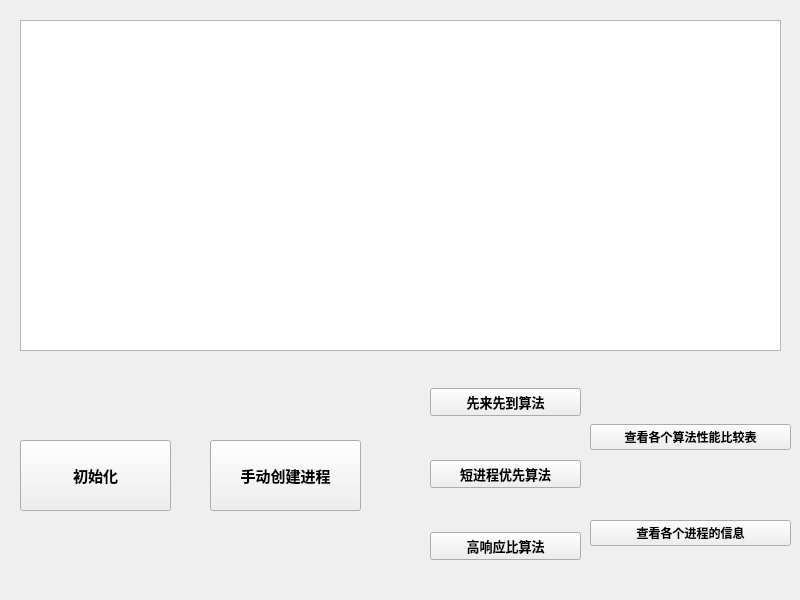
<?xml version="1.0" encoding="UTF-8"?>
<ui version="4.0">
 <class>Widget</class>
 <widget class="QWidget" name="Widget">
  <property name="geometry">
   <rect>
    <x>0</x>
    <y>0</y>
    <width>800</width>
    <height>600</height>
   </rect>
  </property>
  <property name="windowTitle">
   <string>进程调度</string>
  </property>
  <property name="windowIcon">
   <iconset>
    <normaloff>C:/Users/滕德淋/Pictures/Camera Roll/cug.jpg</normaloff>C:/Users/滕德淋/Pictures/Camera Roll/cug.jpg</iconset>
  </property>
  <widget class="QWidget" name="widget" native="true">
   <property name="geometry">
    <rect>
     <x>430</x>
     <y>350</y>
     <width>151</width>
     <height>251</height>
    </rect>
   </property>
   <property name="font">
    <font>
     <family>微软雅黑</family>
     <pointsize>10</pointsize>
     <weight>75</weight>
     <bold>true</bold>
    </font>
   </property>
   <layout class="QVBoxLayout" name="verticalLayout">
    <item>
     <widget class="QPushButton" name="pushButton_2">
      <property name="text">
       <string>先来先到算法</string>
      </property>
     </widget>
    </item>
    <item>
     <widget class="QPushButton" name="pushButton_3">
      <property name="text">
       <string>短进程优先算法</string>
      </property>
     </widget>
    </item>
    <item>
     <widget class="QPushButton" name="pushButton_4">
      <property name="text">
       <string>高响应比算法</string>
      </property>
     </widget>
    </item>
   </layout>
  </widget>
  <widget class="QPushButton" name="pushButton">
   <property name="geometry">
    <rect>
     <x>20</x>
     <y>440</y>
     <width>151</width>
     <height>71</height>
    </rect>
   </property>
   <property name="font">
    <font>
     <family>微软雅黑</family>
     <pointsize>11</pointsize>
     <weight>75</weight>
     <bold>true</bold>
    </font>
   </property>
   <property name="text">
    <string>初始化</string>
   </property>
  </widget>
  <widget class="QPushButton" name="pushButton_5">
   <property name="geometry">
    <rect>
     <x>210</x>
     <y>440</y>
     <width>151</width>
     <height>71</height>
    </rect>
   </property>
   <property name="font">
    <font>
     <family>微软雅黑</family>
     <pointsize>11</pointsize>
     <weight>75</weight>
     <bold>true</bold>
    </font>
   </property>
   <property name="text">
    <string>手动创建进程</string>
   </property>
  </widget>
  <widget class="QWidget" name="widget_2" native="true">
   <property name="geometry">
    <rect>
     <x>590</x>
     <y>360</y>
     <width>201</width>
     <height>251</height>
    </rect>
   </property>
   <property name="font">
    <font>
     <family>微软雅黑</family>
     <pointsize>9</pointsize>
     <weight>75</weight>
     <bold>true</bold>
    </font>
   </property>
   <layout class="QVBoxLayout" name="verticalLayout_2">
    <item>
     <widget class="QPushButton" name="pushButton_6">
      <property name="text">
       <string>查看各个算法性能比较表</string>
      </property>
     </widget>
    </item>
    <item>
     <widget class="QPushButton" name="pushButton_7">
      <property name="text">
       <string>查看各个进程的信息</string>
      </property>
     </widget>
    </item>
   </layout>
  </widget>
  <widget class="QTextBrowser" name="textBrowser">
   <property name="geometry">
    <rect>
     <x>20</x>
     <y>20</y>
     <width>761</width>
     <height>331</height>
    </rect>
   </property>
   <property name="font">
    <font>
     <family>微软雅黑</family>
     <pointsize>12</pointsize>
    </font>
   </property>
  </widget>
 </widget>
 <resources/>
 <connections/>
</ui>
